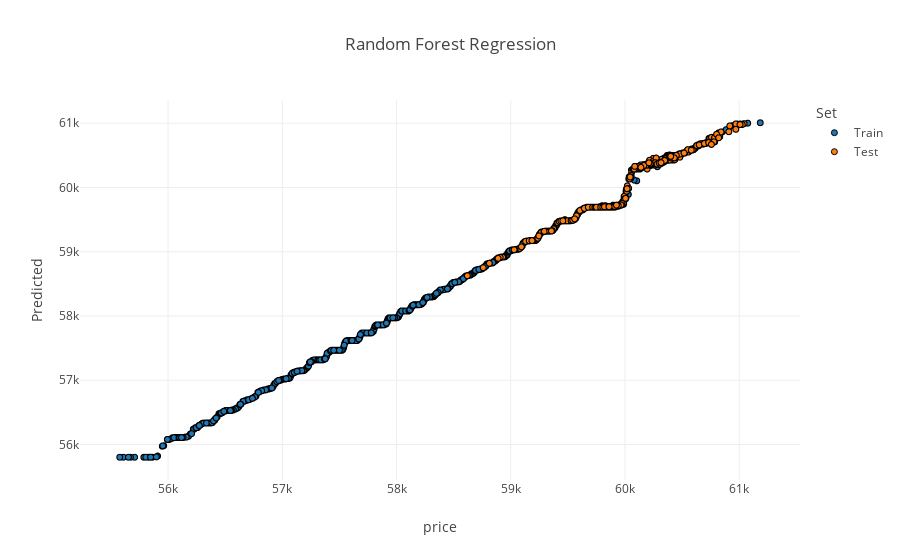
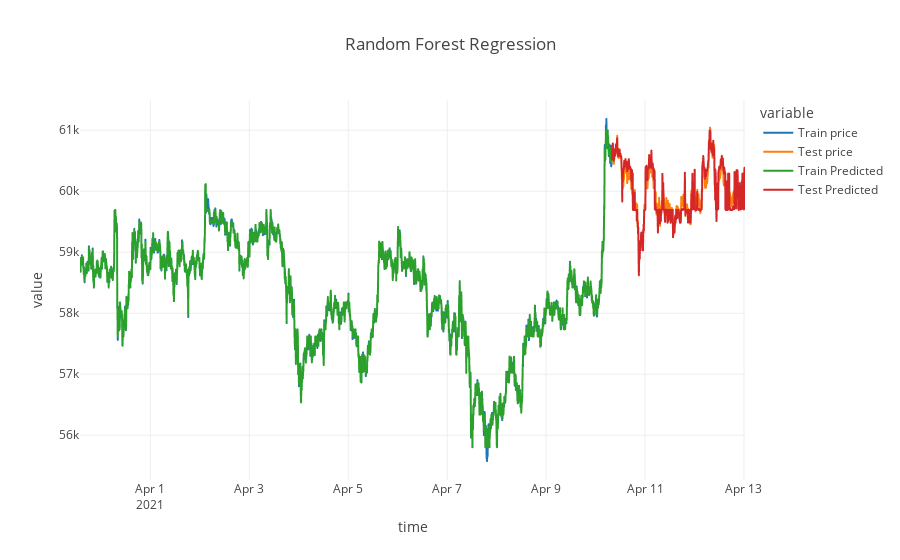

Write notebook code for charts like these, in order.
### Code cell
results(y_train, y_test, y_train_pred, y_test_pred, title='Random Forest Regression', line=True)

### Figure 1 — Plotly figure (JSON) as saved in the notebook; plotly's stock layout.template omitted (floating-point values rounded to 4 significant figures; data arrays with more than 128 entries replaced by an {"elided": "..."} marker saying what was removed)
{"data": [{"hovertemplate": "Set=Train<br>price=%{x}<br>Predicted=%{y}<extra></extra>", "legendgroup": "Train", "marker": {"color": "#1F77B4", "line": {"color": "black", "width": 1}, "symbol": "circle"}, "mode": "markers", "name": "Train", "showlegend": true, "type": "scattergl", "x": {"elided": "3097 float values"}, "xaxis": "x", "y": {"elided": "3097 float values"}, "yaxis": "y"}, {"hovertemplate": "Set=Test<br>price=%{x}<br>Predicted=%{y}<extra></extra>", "legendgroup": "Test", "marker": {"color": "#FF7F0E", "line": {"color": "black", "width": 1}, "symbol": "circle"}, "mode": "markers", "name": "Test", "showlegend": true, "type": "scattergl", "x": {"elided": "775 float values"}, "xaxis": "x", "y": {"elided": "775 float values"}, "yaxis": "y"}], "layout": {"legend": {"title": {"text": "Set"}, "tracegroupgap": 0}, "title": {"text": "Random Forest Regression"}, "xaxis": {"anchor": "y", "domain": [0, 1], "title": {"text": "price"}}, "yaxis": {"anchor": "x", "domain": [0, 1], "title": {"text": "Predicted"}}}}

### Figure 2 — Plotly figure (JSON) as saved in the notebook; plotly's stock layout.template omitted (floating-point values rounded to 4 significant figures; data arrays with more than 128 entries replaced by an {"elided": "..."} marker saying what was removed)
{"data": [{"hovertemplate": "variable=Train price<br>time=%{x}<br>value=%{y}<extra></extra>", "legendgroup": "Train price", "line": {"color": "#1F77B4", "dash": "solid"}, "mode": "lines", "name": "Train price", "showlegend": true, "type": "scattergl", "x": {"elided": "3097 str values"}, "xaxis": "x", "y": {"elided": "3097 float values"}, "yaxis": "y"}, {"hovertemplate": "variable=Test price<br>time=%{x}<br>value=%{y}<extra></extra>", "legendgroup": "Test price", "line": {"color": "#FF7F0E", "dash": "solid"}, "mode": "lines", "name": "Test price", "showlegend": true, "type": "scattergl", "x": {"elided": "775 str values"}, "xaxis": "x", "y": {"elided": "775 float values"}, "yaxis": "y"}, {"hovertemplate": "variable=Train Predicted<br>time=%{x}<br>value=%{y}<extra></extra>", "legendgroup": "Train Predicted", "line": {"color": "#2CA02C", "dash": "solid"}, "mode": "lines", "name": "Train Predicted", "showlegend": true, "type": "scattergl", "x": {"elided": "3097 str values"}, "xaxis": "x", "y": {"elided": "3097 float values"}, "yaxis": "y"}, {"hovertemplate": "variable=Test Predicted<br>time=%{x}<br>value=%{y}<extra></extra>", "legendgroup": "Test Predicted", "line": {"color": "#D62728", "dash": "solid"}, "mode": "lines", "name": "Test Predicted", "showlegend": true, "type": "scattergl", "x": {"elided": "775 str values"}, "xaxis": "x", "y": {"elided": "775 float values"}, "yaxis": "y"}], "layout": {"legend": {"title": {"text": "variable"}, "tracegroupgap": 0}, "title": {"text": "Random Forest Regression"}, "xaxis": {"anchor": "y", "domain": [0, 1], "title": {"text": "time"}}, "yaxis": {"anchor": "x", "domain": [0, 1], "title": {"text": "value"}}}}
